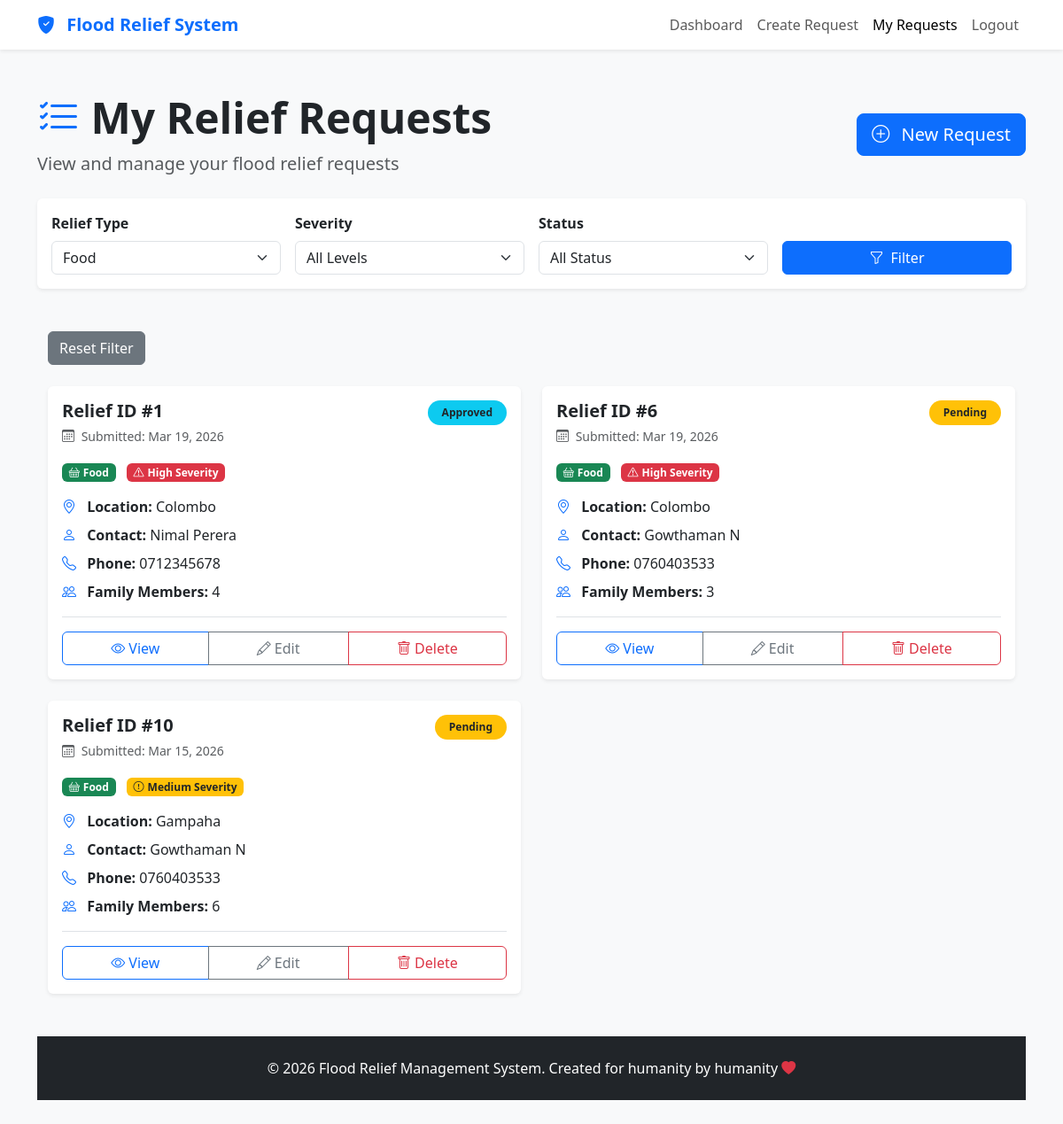
The app's page /FullStackProject/User/filterrelief.php?relief_type=Food (signed in) with its own data.
### tables this page shows
CREATE TABLE `reliefdetails` (
  `ReliefID` int(11) NOT NULL,
  `UserID` int(11) DEFAULT NULL,
  `TypeofRelief` enum('Water','Food','Medicine','Shelter') DEFAULT NULL,
  `District` varchar(255) NOT NULL,
  `DivisionalSecretariat` varchar(255) NOT NULL,
  `GNDivision` varchar(255) NOT NULL,
  `ContactPersonName` varchar(255) NOT NULL,
  `ContactPersonNumber` varchar(12) NOT NULL,
  `Address` varchar(255) NOT NULL,
  `NoOfFamilyMembers` int(11) NOT NULL,
  `FloodSeverityLevel` enum('Low','Medium','High') DEFAULT NULL,
  `Description` varchar(255) DEFAULT NULL,
  `Status` enum('Pending','Approved','Completed') DEFAULT NULL,
  `date` date DEFAULT curdate()
);

### FullStackProject/User/filterrelief.php (the view, shortened to what this page needs)
<?php
include 'connection.php';
$UserID = $_SESSION['userid'];
$relief_type = isset($_GET['relief_type']) ? $_GET['relief_type'] : '';
$severity_level = isset($_GET['severity_level']) ? $_GET['severity_level'] : '';
$status_level = isset($_GET['status']) ? $_GET['status'] : '';
if($relief_type != '' && $severity_level != '' && $status_level != ''){
    $stmt = $conn->prepare("SELECT * FROM reliefdetails WHERE TypeofRelief = ? AND FloodSeverityLevel = ? AND Status = ? AND UserID = ?");
    $stmt->bind_param("sssi",$relief_type,$severity_level,$status_level,$UserID);
}
elseif($relief_type != '' && $severity_level != ''){
    $stmt = $conn->prepare("SELECT * FROM reliefdetails WHERE TypeofRelief = ? AND FloodSeverityLevel = ? AND UserID = ?");
    $stmt->bind_param("ssi", $relief_type,$severity_level,$UserID);
}
elseif($relief_type != ''&& $status_level != ''){
    $stmt = $conn->prepare("SELECT * FROM reliefdetails WHERE TypeofRelief = ? AND Status = ? AND UserID = ?");
    $stmt->bind_param("ssi", $relief_type,$status_level,$UserID);
}
elseif($severity_level != '' && $status_level != ''){
    $stmt = $conn->prepare("SELECT * FROM reliefdetails WHERE FloodSeverityLevel = ? AND Status = ? AND UserID = ?");
    $stmt->bind_param("ssi",$severity_level,$status_level,$UserID);
}
elseif($relief_type != ''){
     $stmt = $conn->prepare("SELECT * FROM reliefdetails WHERE TypeofRelief = ? AND UserID = ?");
     $stmt->bind_param("si", $relief_type,$UserID);
}
elseif($severity_level != ''){
     $stmt = $conn->prepare("SELECT * FROM reliefdetails WHERE FloodSeverityLevel = ? AND UserID = ?");
     $stmt->bind_param("si", $severity_level,$UserID);
}
elseif($status_level != ''){
     $stmt = $conn->prepare("SELECT * FROM reliefdetails WHERE Status = ? AND UserID = ?");
     $stmt->bind_param("si",$status_level,$UserID);
}
else {
    header("Location: http://localhost/FullStackProject/User/view_requests.php");
    exit();
}
$stmt->execute();
$result = $stmt->get_result();
?>
<!DOCTYPE html>
<html lang="en">
<head>
    <link href="https://cdn.jsdelivr.net/npm/bootstrap@5.3.2/dist/css/bootstrap.min.css" rel="stylesheet">
    <link rel="stylesheet" href="https://cdn.jsdelivr.net/npm/bootstrap-icons@1.11.1/font/bootstrap-icons.css">
</head>
<body class="bg-light">
    <nav class="navbar navbar-expand-lg navbar-light bg-white shadow-sm">
        <div class="container">
            <a class="navbar-brand fw-bold text-primary" href="http://localhost/FullStackProject/User/dashboard.php">
                <i class="bi bi-shield-fill-check me-2"></i>
                Flood Relief System
            </a>
            <div class="collapse navbar-collapse" id="navbarNav">
                <ul class="navbar-nav ms-auto">
                    <li class="nav-item">
                        <a class="nav-link" href="http://localhost/FullStackProject/User/dashboard.php">Dashboard</a>
                    </li>
                    <li class="nav-item">
                        <a class="nav-link" href="http://localhost/FullStackProject/User/create_request.php">Create Request</a>
                    </li>
                    <li class="nav-item">
                        <a class="nav-link active" href="http://localhost/FullStackProject/User/view_requests.php">My Requests</a>
                    </li>
                    <li class="nav-item">
                        <a class="nav-link" href="http://localhost/FullStackProject/index.html">Logout</a>
                    </li>
                </ul>
            </div>
        </div>
    </nav>
    <div class="container py-5">
        <div class="d-flex justify-content-between align-items-center mb-4">
            <div>
                <h1 class="display-5 fw-bold">
                    <i class="bi bi-list-check text-primary"></i>
                    My Relief Requests
                </h1>
                <p class="lead text-muted mb-0">View and manage your flood relief requests</p>
            </div>
            <a href="http://localhost/FullStackProject/User/create_request.php" class="btn btn-primary btn-lg">
                <i class="bi bi-plus-circle me-2"></i>
                New Request
            </a>
        </div>
        <div class="card border-0 shadow-sm mb-4">
            <form method="GET" action="http://localhost/FullStackProject/User/filterrelief.php">
             <div class="card-body">
                <div class="row g-3 align-items-end">
                    <div class="col-md-3">
                        <label class="form-label fw-semibold">Relief Type</label>
                        <select class="form-select" name="relief_type">
                            <option value="Food" <?php if($relief_type == "Food") echo "selected"; ?>>Food</option>
                        </select>
                    </div>
                    <div class="col-md-3">
                        <label class="form-label fw-semibold">Severity</label>
                        <select class="form-select" name="severity_level">
                            <option value="">All Levels</option>
                        </select>
                    </div>
                    <div class="col-md-3">
                        <label class="form-label fw-semibold">Status</label>
                        <select class="form-select" name="status">
                            <option value="">All Status</option>
                        </select>
                    </div>
                    <div class="col-md-3">
                        <button class="btn btn-primary w-100">
                            <i class="bi bi-funnel me-2"></i>Filter
                        </button>
                    </div>
                </div>
            </div>
        </div>
<div class="container mt-5">
    <a href="http://localhost/FullStackProject/User/view_requests.php" class="btn btn-secondary mb-4">Reset Filter</a>
 <div class="row g-4">
           <?php while($row = $result->fetch_assoc()) { ?>
            <div class="col-lg-6">
                <div class="card border-0 shadow-sm h-100">
                    <div class="card-body">
                        <div class="d-flex justify-content-between align-items-start mb-3">
                            <div>
                                <h5 class="card-title fw-bold mb-1">Relief ID #<?php echo $row['ReliefID']; ?></h5>
                                <small class="text-muted">
                                    <i class="bi bi-calendar3 me-1"></i>
                                    Submitted: <?php echo date("M d, Y", strtotime($row['date'])); ?>
                                </small>
                            </div>
                            <?php
                                if($row['Status'] == 'Approved'){
                                 ?>
                                    <span class="badge bg-info text-dark rounded-pill px-3 py-2">
                                        <?php echo $row['Status']; ?>
                                    </span>
                                <?php }
                                elseif($row['Status'] == 'Pending'){
                                 ?>
                                    <span class="badge bg-warning text-dark rounded-pill px-3 py-2">
                                        <?php echo $row['Status']; ?>
                                    </span>
                                <?php }
                                elseif($row['Status'] == 'Completed'){
                                 ?>
                                    <span class="badge bg-success rounded-pill px-3 py-2">
                                        <?php echo $row['Status']; ?>
                                    </span>
                                <?php } ?>
                        </div>
                        <div class="mb-3">
                                <?php
                                if($row['TypeofRelief'] == 'Food'){
                                 ?>
                                    <span class="badge bg-success me-2">
                                        <i class="bi bi-basket me-1"></i><?php echo $row['TypeofRelief']; ?>
                                    </span>
                                <?php }
                                elseif($row['TypeofRelief'] == 'Water'){
                                 ?>
                                    <span class="badge bg-info me-2">
                                        <i class="bi bi-droplet me-1"></i><?php echo $row['TypeofRelief']; ?>
                                    </span>
                                <?php }
                                elseif($row['TypeofRelief'] == 'Medicine'){
                                 ?>
                                    <span class="badge bg-danger me-2">
                                        <i class="bi bi-heart-pulse me-1"></i><?php echo $row['TypeofRelief']; ?>
                                    </span>
                                <?php }
                                elseif($row['TypeofRelief'] == 'Shelter'){
                                    ?>
                                    <span class="badge bg-primary me-1">
                                        <i class="bi bi-house me-1"></i><?php echo $row['TypeofRelief']; ?>
                                    </span>
                                <?php }
                                if($row['FloodSeverityLevel'] == 'High'){
                                 ?>
                                    <span class="badge bg-danger">
                                        <i class="bi bi-exclamation-triangle me-1"></i><?php echo $row['FloodSeverityLevel']; ?> Severity
                                    </span>
                                <?php }
                                elseif($row['FloodSeverityLevel'] == 'Medium'){
                                 ?>
                                    <span class="badge bg-warning text-dark">
                                        <i class="bi bi-exclamation-circle me-1"></i><?php echo $row['FloodSeverityLevel']; ?> Severity
                                    </span>
                                <?php }
                                elseif($row['FloodSeverityLevel'] == 'Low'){
                                 ?>
                                    <span class="badge bg-success">
                                        <i class="bi bi-check-circle me-1"></i><?php echo $row['FloodSeverityLevel']; ?> Severity
                                    </span>
                                <?php } ?>
                        </div>
                        <div class="mb-2">
                            <i class="bi bi-geo-alt text-primary me-2"></i>
                            <strong>Location: </strong><?php echo $row['District']; ?>
                        </div>
                        <div class="mb-2">
                            <i class="bi bi-person text-primary me-2"></i>
                            <strong>Contact: </strong><?php echo $row['ContactPersonName']; ?>
                        </div>
                        <div class="mb-2">
                            <i class="bi bi-telephone text-primary me-2"></i>
                            <strong>Phone: </strong><?php echo $row['ContactPersonNumber']; ?>
                        </div>
                        <div class="mb-3">
                            <i class="bi bi-people text-primary me-2"></i>
                            <strong>Family Members: </strong><?php echo $row['NoOfFamilyMembers']; ?>
                        </div>
                        <div class="border-top pt-3">
                            <div class="btn-group w-100" role="group">
                                <button class="btn btn-outline-primary">
                                    <i class="bi bi-eye me-1"></i>View
                                </button>
                                <a href="http://localhost/FullStackProject/User/create_request.php?id=<?php echo $row['ReliefID']; ?>"
                                 class="btn btn-outline-secondary">
                                    <i class="bi bi-pencil me-1"></i>Edit
                                </a>
                                <a href="http://localhost/FullStackProject/User/deleterelief.php?id=<?php echo $row['ReliefID']; ?>"
                                class="btn btn-outline-danger"
                                onclick="return confirm('Are you sure you want to delete this request?');">
                                    <i class="bi bi-trash me-1"></i>Delete
                                </a>
                            </div>
                        </div>
                    </div>
                </div>
            </div>
            <?php } ?>
        </div>
    </div>
    <footer class="bg-dark text-white text-center py-4 mt-5">
        <div class="container">
            <p class="mb-0">&copy; 2026 Flood Relief Management System. Created for humanity by humanity <i class="bi bi-heart-fill text-danger"></i></p>
        </div>
    </footer>
</body>
</html>

### records on screen
reliefdetails: ReliefID "1", date "Mar 19, 2026", Status "Approved", TypeofRelief "Food", FloodSeverityLevel "High", District "Colombo", ContactPersonName "Nimal Perera", ContactPersonNumber "0712345678", NoOfFamilyMembers "4"
reliefdetails: ReliefID "6", date "Mar 19, 2026", Status "Pending", TypeofRelief "Food", FloodSeverityLevel "High", District "Colombo", ContactPersonName "Gowthaman N", ContactPersonNumber "0760403533", NoOfFamilyMembers "3"
reliefdetails: ReliefID "10", date "Mar 15, 2026", Status "Pending", TypeofRelief "Food", FloodSeverityLevel "Medium", District "Gampaha", ContactPersonName "Gowthaman N", ContactPersonNumber "0760403533", NoOfFamilyMembers "6"
